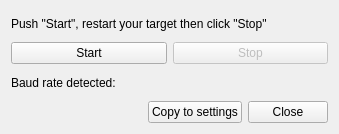
<?xml version="1.0" encoding="UTF-8"?>
<ui version="4.0">
 <class>Can_baudrate</class>
 <widget class="QWidget" name="Can_baudrate">
  <property name="geometry">
   <rect>
    <x>0</x>
    <y>0</y>
    <width>339</width>
    <height>134</height>
   </rect>
  </property>
  <property name="windowTitle">
   <string>Hardsploit - Baudrate autodetect</string>
  </property>
  <layout class="QGridLayout" name="gridLayout">
   <item row="0" column="0">
    <layout class="QVBoxLayout" name="verticalLayout">
     <item>
      <widget class="QLabel" name="lbl_tip">
       <property name="text">
        <string>Push &quot;Start&quot;, restart your target then click &quot;Stop&quot;</string>
       </property>
      </widget>
     </item>
     <item>
      <layout class="QHBoxLayout" name="horizontalLayout">
       <item>
        <widget class="QPushButton" name="btn_start">
         <property name="text">
          <string>Start</string>
         </property>
        </widget>
       </item>
       <item>
        <widget class="QPushButton" name="btn_stop">
         <property name="enabled">
          <bool>false</bool>
         </property>
         <property name="text">
          <string>Stop</string>
         </property>
        </widget>
       </item>
      </layout>
     </item>
     <item>
      <widget class="QLabel" name="lbl_baudrate">
       <property name="text">
        <string>Baud rate detected:</string>
       </property>
      </widget>
     </item>
     <item>
      <layout class="QHBoxLayout" name="horizontalLayout_2">
       <item>
        <spacer name="horizontalSpacer">
         <property name="orientation">
          <enum>Qt::Horizontal</enum>
         </property>
         <property name="sizeHint" stdset="0">
          <size>
           <width>40</width>
           <height>20</height>
          </size>
         </property>
        </spacer>
       </item>
       <item>
        <widget class="QPushButton" name="pushButton">
         <property name="text">
          <string>Copy to settings</string>
         </property>
        </widget>
       </item>
       <item>
        <widget class="QPushButton" name="btn_close">
         <property name="text">
          <string>Close</string>
         </property>
        </widget>
       </item>
      </layout>
     </item>
    </layout>
   </item>
  </layout>
 </widget>
 <resources/>
 <connections>
  <connection>
   <sender>btn_start</sender>
   <signal>clicked()</signal>
   <receiver>Can_baudrate</receiver>
   <slot>start_detect()</slot>
   <hints>
    <hint type="sourcelabel">
     <x>29</x>
     <y>44</y>
    </hint>
    <hint type="destinationlabel">
     <x>3</x>
     <y>42</y>
    </hint>
   </hints>
  </connection>
  <connection>
   <sender>btn_stop</sender>
   <signal>clicked()</signal>
   <receiver>Can_baudrate</receiver>
   <slot>stop_detect()</slot>
   <hints>
    <hint type="sourcelabel">
     <x>246</x>
     <y>41</y>
    </hint>
    <hint type="destinationlabel">
     <x>258</x>
     <y>45</y>
    </hint>
   </hints>
  </connection>
  <connection>
   <sender>btn_close</sender>
   <signal>clicked()</signal>
   <receiver>Can_baudrate</receiver>
   <slot>close()</slot>
   <hints>
    <hint type="sourcelabel">
     <x>245</x>
     <y>91</y>
    </hint>
    <hint type="destinationlabel">
     <x>258</x>
     <y>94</y>
    </hint>
   </hints>
  </connection>
  <connection>
   <sender>pushButton</sender>
   <signal>clicked()</signal>
   <receiver>Can_baudrate</receiver>
   <slot>copy()</slot>
   <hints>
    <hint type="sourcelabel">
     <x>116</x>
     <y>90</y>
    </hint>
    <hint type="destinationlabel">
     <x>8</x>
     <y>91</y>
    </hint>
   </hints>
  </connection>
 </connections>
 <slots>
  <slot>start_detect()</slot>
  <slot>stop_detect()</slot>
  <slot>copy()</slot>
 </slots>
</ui>
